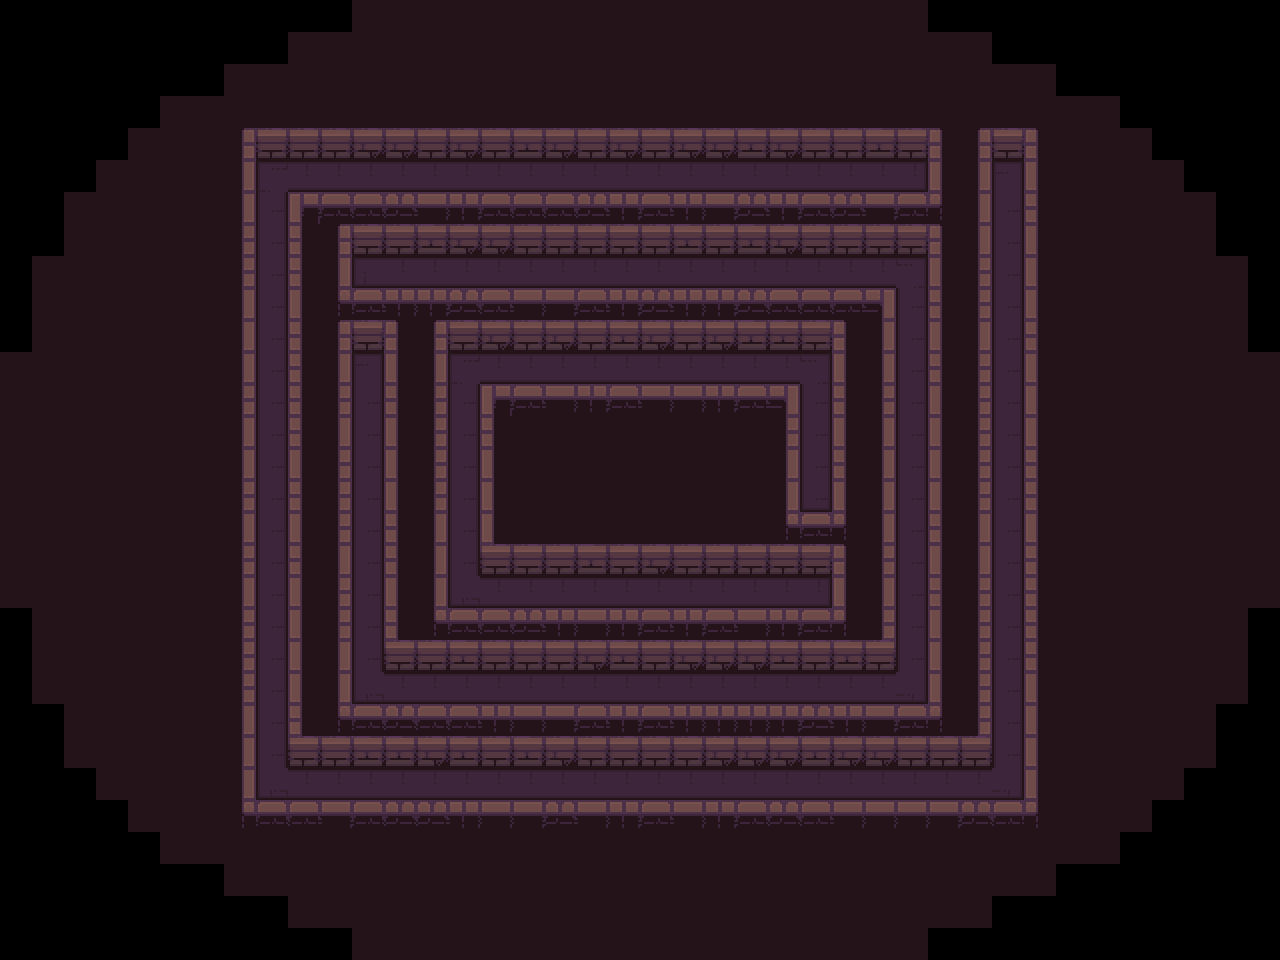

The image is a tile-based game level rendered from a .tmx file. Its description and source (layers, tilesets, objects; grid data summarised) follow:
An orthogonal 40x30 tile map with 32x32 px tiles, 5 tile layers (background, path, types, ground, ...) and 3 objects (ruleSet, objective, hero).

<map version="1.2" tiledversion="2019.03.13" orientation="orthogonal" renderorder="right-down" width="40" height="30" tilewidth="32" tileheight="32" infinite="0" nextlayerid="87" nextobjectid="12">
 <properties>
  <property name="frameHeight" type="int" value="22" />
  <property name="frameWidth" type="int" value="26" />
  <property name="frameX" type="int" value="7" />
  <property name="frameY" type="int" value="4" />
 </properties>
 <tileset firstgid="1" name="tileset" tilewidth="32" tileheight="32" spacing="2" margin="1" tilecount="100" columns="10">
  <image source="tileset.png" trans="000000" width="340" height="340" />
  <terraintypes>
   <terrain name="floor" tile="79" />
   <terrain name="wall" tile="69" />
   <terrain name="hole" tile="78" />
  </terraintypes>
 </tileset>
 <layer id="69" name="background" width="40" height="30">
  <data>[1200 cells, 1016 non-empty, 1 distinct tile ids]</data>
 </layer>
 <layer id="73" name="path" width="40" height="30">
  <data>[1200 cells, 174 non-empty, 1 distinct tile ids]</data>
 </layer>
 <objectgroup id="14" name="rules">
  <object id="7" name="rules" type="ruleSet" x="148" y="213">
   <properties>
    <property name="lossCondition" value="none" />
    <property name="winCondition" value="all_objectives" />
   </properties>
   <point />
  </object>
 </objectgroup>
 <layer id="84" name="types" width="40" height="30">
  <data>[1200 cells, 1016 non-empty, 3 distinct tile ids]</data>
 </layer>
 <layer id="85" name="ground" width="40" height="30">
  <data>[1200 cells, 1016 non-empty, 32 distinct tile ids]</data>
 </layer>
 <layer id="86" name="above_characters" width="40" height="30">
  <data>[1200 cells, 264 non-empty, 17 distinct tile ids]</data>
 </layer>
 <objectgroup id="2" name="objects">
  <object id="11" name="objective" type="objective" x="911" y="179">
   <properties>
    <property name="color" type="int" value="0" />
   </properties>
   <point />
  </object>
  <object id="9" name="hero" type="hero" x="1008" y="178">
   <point />
  </object>
 </objectgroup>
</map>
